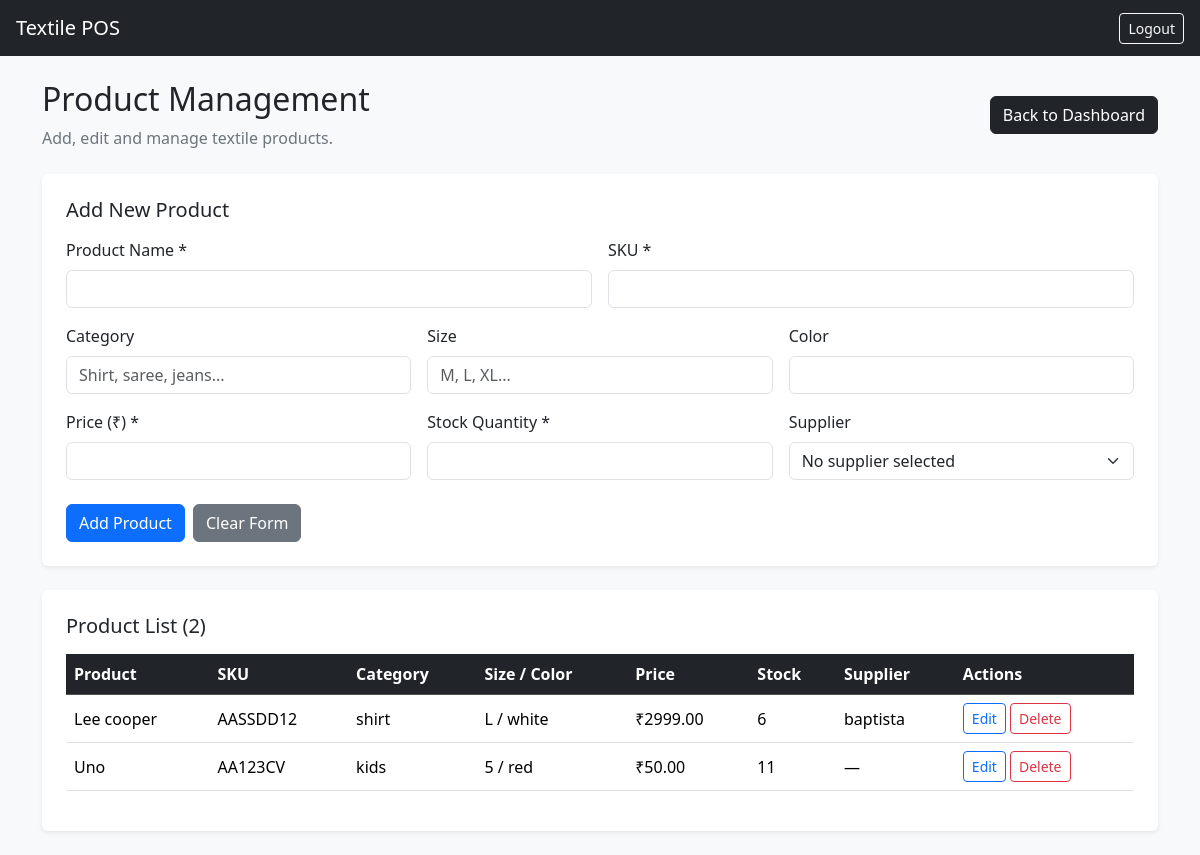
Screenshot of /products/ (signed in) with the database file from the repository.
### pos/models.py (models this page shows, shortened)
class Product(models.Model):
    name = models.CharField(max_length=150)
    sku = models.CharField(max_length=50, unique=True)
    category = models.CharField(max_length=100, blank=True)
    size = models.CharField(max_length=30, blank=True)
    color = models.CharField(max_length=50, blank=True)
    price = models.DecimalField(max_digits=10, decimal_places=2)
    stock_quantity = models.PositiveIntegerField(default=0)
    supplier = models.ForeignKey(
        Supplier,
        on_delete=models.SET_NULL,
        null=True,
        blank=True,
        related_name="products"
    )
    created_at = models.DateTimeField(auto_now_add=True)

class Supplier(models.Model):
    name = models.CharField(max_length=150)
    phone = models.CharField(max_length=20, blank=True)
    email = models.EmailField(blank=True)
    address = models.TextField(blank=True)
    created_at = models.DateTimeField(auto_now_add=True)

### pos/views.py (the view, shortened to what this page needs)
# urls.py: path("products/", views.products, name="products"),
@login_required
def products(request):
    if not request.user.is_superuser:
        return redirect("billing")
    products_list = Product.objects.select_related("supplier").order_by("name")
    suppliers_list = Supplier.objects.order_by("name")
    return render(request, "pos/products.html", {
        "products": products_list,
        "suppliers": suppliers_list,
    })

### pos/templates/pos/products.html (shortened to what this page needs)
<!DOCTYPE html>
<html lang="en">
<head>
    <link href="https://cdn.jsdelivr.net/npm/bootstrap@5.3.3/dist/css/bootstrap.min.css" rel="stylesheet">
</head>
<body class="bg-light">
<nav class="navbar navbar-dark bg-dark px-3">
    <a href="{% url 'dashboard' %}" class="navbar-brand">Textile POS</a>
    <a href="{% url 'logout' %}" class="btn btn-outline-light btn-sm">Logout</a>
</nav>
<main class="container py-4">
    <div class="d-flex justify-content-between align-items-center flex-wrap gap-2 mb-4">
        <div>
            <h2>Product Management</h2>
            <p class="text-secondary mb-0">Add, edit and manage textile products.</p>
        </div>
        <a href="{% url 'dashboard' %}" class="btn btn-dark">Back to Dashboard</a>
    </div>
    <div class="card border-0 shadow-sm mb-4">
        <div class="card-body p-4">
            <h5 id="form-title" class="mb-3">Add New Product</h5>
            <form method="post" id="product-form">
                <div class="row g-3">
                    <div class="col-12 col-md-6">
                        <label class="form-label">Product Name *</label>
                        <input type="text" name="name" id="name" class="form-control" maxlength="150" required>
                    </div>
                    <div class="col-12 col-md-6">
                        <label class="form-label">SKU *</label>
                        <input type="text" name="sku" id="sku" class="form-control" maxlength="50" required>
                    </div>
                    <div class="col-12 col-md-4">
                        <label class="form-label">Category</label>
                        <input type="text" name="category" id="category" class="form-control" maxlength="100" placeholder="Shirt, saree, jeans...">
                    </div>
                    <div class="col-6 col-md-4">
                        <label class="form-label">Size</label>
                        <input type="text" name="size" id="size" class="form-control" maxlength="30" placeholder="M, L, XL...">
                    </div>
                    <div class="col-6 col-md-4">
                        <label class="form-label">Color</label>
                        <input type="text" name="color" id="color" class="form-control" maxlength="50">
                    </div>
                    <div class="col-12 col-md-4">
                        <label class="form-label">Price (₹) *</label>
                        <input type="number" name="price" id="price" class="form-control" min="0" step="0.01" required>
                    </div>
                    <div class="col-12 col-md-4">
                        <label class="form-label">Stock Quantity *</label>
                        <input type="number" name="stock_quantity" id="stock_quantity" class="form-control" min="0" step="1" required>
                    </div>
                    <div class="col-12 col-md-4">
                        <label class="form-label">Supplier</label>
                        <select name="supplier" id="supplier" class="form-select">
                            <option value="">No supplier selected</option>
                        </select>
                    </div>
                </div>
                <div class="mt-4 d-flex gap-2 flex-wrap">
                    <button type="submit" class="btn btn-primary" id="save-button">Add Product</button>
                    <button type="button" class="btn btn-secondary" onclick="resetProductForm()">Clear Form</button>
                </div>
            </form>
        </div>
    </div>
    <div class="card border-0 shadow-sm">
        <div class="card-body p-4">
            <h5 class="mb-3">Product List ({{ products|length }})</h5>
            <div class="table-responsive">
                <table class="table table-hover align-middle">
                    <thead class="table-dark">
                        <tr>
                            <th>Product</th>
                            <th>SKU</th>
                            <th>Category</th>
                            <th>Size / Color</th>
                            <th>Price</th>
                            <th>Stock</th>
                            <th>Supplier</th>
                            <th>Actions</th>
                        </tr>
                    </thead>
                    <tbody>
                        {% for product in products %}
                        <tr>
                            <td>{{ product.name }}</td>
                            <td>{{ product.sku }}</td>
                            <td>{{ product.category|default:"—" }}</td>
                            <td>{{ product.size|default:"—" }} / {{ product.color|default:"—" }}</td>
                            <td>₹{{ product.price|floatformat:2 }}</td>
                            <td>
                                {% if product.stock_quantity <= 5 %}
                                    <span class="badge bg-danger">{{ product.stock_quantity }}</span>
                                {% else %}
                                    {{ product.stock_quantity }}
                                {% endif %}
                            </td>
                            <td>{{ product.supplier.name|default:"—" }}</td>
                            <td>
                                <div class="d-flex gap-1">
                                    <button type="button" class="btn btn-sm btn-outline-primary"
                                        onclick="editProduct(this)"
                                        data-id="{{ product.id }}"
                                        data-name="{{ product.name }}"
                                        data-sku="{{ product.sku }}"
                                        data-category="{{ product.category }}"
                                        data-size="{{ product.size }}"
                                        data-color="{{ product.color }}"
                                        data-price="{{ product.price }}"
                                        data-stock="{{ product.stock_quantity }}"
                                        data-supplier="{{ product.supplier_id|default:'' }}">
                                        Edit
                                    </button>
                                    <form method="post" onsubmit="return confirm('Delete this product?')">
                                        <button type="submit" class="btn btn-sm btn-outline-danger">Delete</button>
                                    </form>
                                </div>
                            </td>
                        </tr>
                        {% empty %}
                        <tr>
                            <td colspan="8" class="text-center text-secondary py-4">
                                No products added yet.
                            </td>
                        </tr>
                        {% endfor %}
                    </tbody>
                </table>
            </div>
        </div>
    </div>
</main>
</body>
</html>

### rows the page displays
Product: name "Lee cooper", sku "AASSDD12", category "shirt", size "L", color "white", price "2999.00", stock_quantity "6", supplier.name "baptista"
Product: name "Uno", sku "AA123CV", category "kids", size "5", color "red", price "50.00", stock_quantity "11", supplier.name "—"

### other values shown
{{ products|length }} "2"
